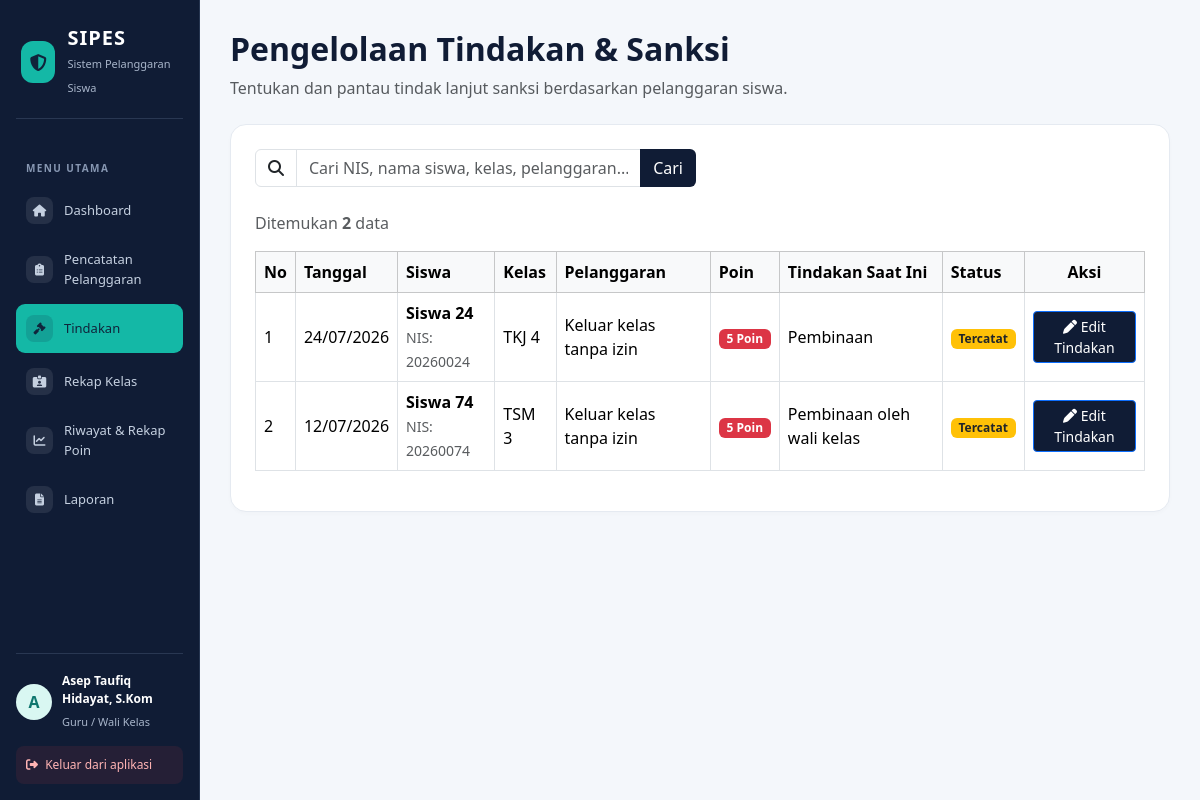
Before: /tindakan.php (signed in) with the older database file.
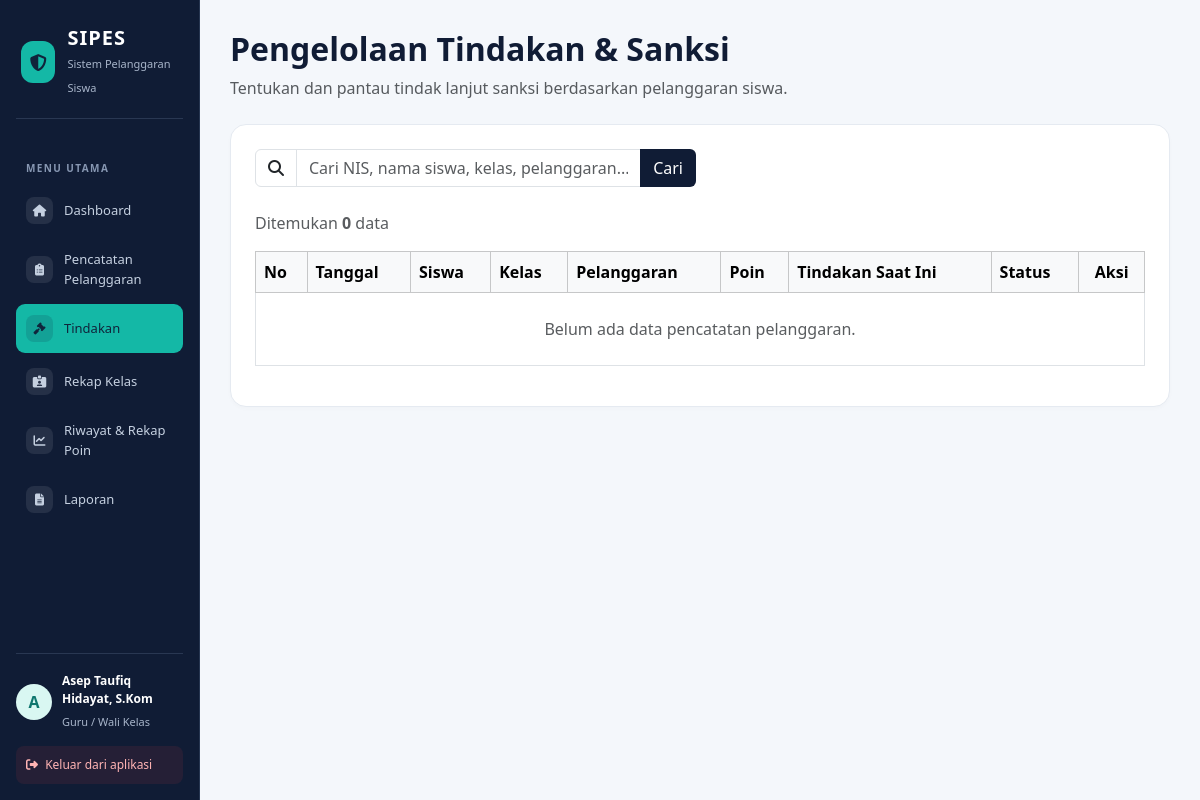
After: the same page with the newer database file.
### tables this page shows
CREATE TABLE `t_pelanggaran_siswa` (
  `id` int(11) NOT NULL,
  `tahun_ajaran_id` int(11) DEFAULT NULL,
  `siswa_id` int(11) DEFAULT NULL,
  `nama_siswa` varchar(150) NOT NULL,
  `kelas_id` int(11) DEFAULT NULL,
  `nama_kelas` varchar(100) NOT NULL,
  `pelanggaran_id` int(11) DEFAULT NULL,
  `nama_pelanggaran` varchar(150) NOT NULL,
  `pelanggaran_kategori_id` int(11) DEFAULT NULL,
  `guru_id` int(11) DEFAULT NULL,
  `nama_guru` varchar(150) NOT NULL,
  `tanggal` date DEFAULT NULL,
  `keterangan` text NOT NULL,
  `poin` int(11) NOT NULL,
  `tindakan` text NOT NULL,
  `status` varchar(30) NOT NULL,
  `created_at` timestamp NOT NULL DEFAULT current_timestamp(),
  `updated_at` timestamp NOT NULL DEFAULT current_timestamp()
);

CREATE TABLE `t_siswa` (
  `id` int(11) NOT NULL,
  `nis` varchar(30) DEFAULT NULL,
  `nisn` varchar(20) NOT NULL,
  `nama` varchar(150) DEFAULT NULL,
  `jenis_kelamin` char(1) NOT NULL,
  `tanggal_lahir` date NOT NULL,
  `alamat` text NOT NULL,
  `status_aktif` tinyint(1) NOT NULL,
  `created_at` timestamp NOT NULL DEFAULT current_timestamp(),
  `updated_at` timestamp NOT NULL DEFAULT current_timestamp()
);

### tindakan.php (the view, shortened to what the rows shown need)
<?php
include 'config/koneksi.php';
$user_id_login = (int)($_SESSION['id'] ?? 0);
$boleh_edit = true;
$sql_filter_petugas = "
    (
        ps.guru_id IN (
            SELECT g.id
            FROM t_guru g
            WHERE g.user_id = ?
              AND g.status_aktif = 1
        )
        OR EXISTS (
            SELECT 1
            FROM t_wali_kelas wk
            INNER JOIN t_guru g ON wk.guru_id = g.id
            INNER JOIN t_kelas k ON wk.kelas_id = k.id
            INNER JOIN t_tahun_ajaran ta ON wk.tahun_ajaran_id = ta.id
            WHERE g.user_id = ?
              AND g.status_aktif = 1
              AND wk.status_aktif = 1
              AND k.status_aktif = 1
              AND ta.status_aktif = 1
              AND wk.kelas_id = ps.kelas_id
              AND wk.tahun_ajaran_id = ps.tahun_ajaran_id
        )
    )
";
$cari = trim($_GET['cari'] ?? '');
$sql = "
    SELECT
        ps.*,
        COALESCE(
            NULLIF(ps.nama_siswa, ''),
            s.nama
        ) AS nama_siswa_tampil,
        COALESCE(
            NULLIF(ps.nama_kelas, ''),
            k.nama
        ) AS nama_kelas_tampil,
        COALESCE(
            NULLIF(NULLIF(TRIM(ps.nama_pelanggaran), ''), '0'),
            p.nama,
            '-'
        ) AS nama_pelanggaran_tampil,
        COALESCE(
            NULLIF(ps.poin, ''),
            p.poin
        ) AS poin_tampil,
        s.nis
    FROM t_pelanggaran_siswa ps
    LEFT JOIN t_siswa s ON ps.siswa_id = s.id
    LEFT JOIN t_kelas k ON ps.kelas_id = k.id
    LEFT JOIN t_pelanggaran p ON ps.pelanggaran_id = p.id
    WHERE " . $sql_filter_petugas . "
    AND LOWER(TRIM(COALESCE(ps.status, ''))) <> 'selesai'
";
$sql .= " ORDER BY ps.tanggal DESC, ps.id DESC";
$stmt_data = mysqli_prepare($koneksi, $sql);
$result = false;
$gagal_ambil_data = false;
if ($stmt_data) {
    if ($cari !== '') {
        $keyword = "%{$cari}%";
        mysqli_stmt_bind_param(
            $stmt_data,
            "iissssss",
            $user_id_login,
            $user_id_login,
            $keyword,
            $keyword,
            $keyword,
            $keyword,
            $keyword,
            $keyword
        );
    } else {
        mysqli_stmt_bind_param(
            $stmt_data,
            "ii",
            $user_id_login,
            $user_id_login
        );
    }
    if (mysqli_stmt_execute($stmt_data)) {
        $result = mysqli_stmt_get_result($stmt_data);
    } else {
        $gagal_ambil_data = true;
    }
} else {
    $gagal_ambil_data = true;
}
$data_tindakan = [];
if ($result) {
    while ($row = mysqli_fetch_assoc($result)) {
        $data_tindakan[] = $row;
    }
}
function e($nilai)
{
    return htmlspecialchars(
        (string)($nilai ?? ''),
        ENT_QUOTES,
        'UTF-8'
    );
}
function formatTanggalTindakan($tanggal)
{
    return date('d/m/Y', strtotime($tanggal));
}
?>
<!DOCTYPE html>
<html lang="id">
<head>
    <link rel="stylesheet" href="https://cdnjs.cloudflare.com/ajax/libs/font-awesome/6.5.1/css/all.min.css">
    <link href="https://cdn.jsdelivr.net/npm/bootstrap@5.3.3/dist/css/bootstrap.min.css" rel="stylesheet">
</head>
<body>
<main class="main-content">
    <div class="container-fluid p-0">
        <div class="d-flex justify-content-between align-items-center mb-4">
            <div>
                <h2 class="fw-bold" style="color: var(--navy)">
                    Pengelolaan Tindakan & Sanksi
                </h2>
            </div>
        </div>
        <div class="content-card">
            <div class="table-responsive">
                <table class="table table-bordered align-middle">
                    <thead class="table-light">
                        <tr>
                            <th>No</th>
                            <th>Tanggal</th>
                            <th>Siswa</th>
                            <th>Kelas</th>
                            <th>Pelanggaran</th>
                            <th>Poin</th>
                            <th>Tindakan Saat Ini</th>
                            <th>Status</th>
                            <th class="text-center">Aksi</th>
                        </tr>
                    </thead>
                    <tbody>
                        <?php if ($gagal_ambil_data): ?>
                            <tr>
                                <td colspan="9" class="text-center text-danger py-4">
                                    Data gagal dimuat.
                                </td>
                            </tr>
                        <?php elseif (count($data_tindakan) > 0): ?>
                            <?php $no = 1; ?>
                            <?php foreach ($data_tindakan as $d): ?>
                                <tr>
                                    <td><?= $no++; ?></td>
                                    <td>
                                        <?= e(formatTanggalTindakan($d['tanggal'])); ?>
                                    </td>
                                    <td>
                                        <strong><?= e($d['nama_siswa_tampil']); ?></strong>
                                        <br>
                                        <small class="text-muted">
                                            NIS: <?= e($d['nis'] ?? '-'); ?>
                                        </small>
                                    </td>
                                    <td><?= e($d['nama_kelas_tampil']); ?></td>
                                    <td><?= e($d['nama_pelanggaran_tampil']); ?></td>
                                    <td>
                                        <span class="badge bg-danger">
                                            <?= e($d['poin_tampil']); ?> Poin
                                        </span>
                                    </td>
                                    <td><?= e($d['tindakan']); ?></td>
                                    <td>
                                        <?php if ($d['status'] == 'selesai'): ?>
                                            <span class="badge bg-success">Selesai</span>
                                        <?php else: ?>
                                            <span class="badge bg-warning text-dark">
                                                <?= e(ucfirst($d['status'])); ?>
                                            </span>
                                        <?php endif; ?>
                                    </td>
                                    <td class="text-center">
                                        <?php if ($boleh_edit): ?>
                                            <button
                                                class="btn btn-sm btn-primary"
                                                style="background: var(--navy);"
                                                data-bs-toggle="modal"
                                                data-bs-target="#editModal<?= (int)$d['id']; ?>"
                                            >
                                                <i class="fas fa-pen"></i> Edit Tindakan
                                            </button>
                                        <?php else: ?>
                                            <span class="text-muted small">
                                                Hanya dapat dilihat
                                            </span>
                                        <?php endif; ?>
                                    </td>
                                </tr>
                            <?php endforeach; ?>
                        <?php endif; ?>
                    </tbody>
                </table>
            </div>
        </div>
    </div>
</main>
</body>
</html>

Changed rows visible on the page:
removed t_pelanggaran_siswa: tanggal "24/07/2026", nama_siswa_tampil "Siswa 24", siswa.nis "20260024", nama_kelas_tampil "TKJ 4", nama_pelanggaran_tampil "Keluar kelas tanpa izin", poin_tampil "5", tindakan "Pembinaan", status "Tercatat"
removed t_pelanggaran_siswa: tanggal "12/07/2026", nama_siswa_tampil "Siswa 74", siswa.nis "20260074", nama_kelas_tampil "TSM 3", nama_pelanggaran_tampil "Keluar kelas tanpa izin", poin_tampil "5", tindakan "Pembinaan oleh wali kelas", status "Tercatat"
Other visible differences:
count($data_tindakan): "2" → "0"
text now shown: "Belum ada data pencatatan pelanggaran."
